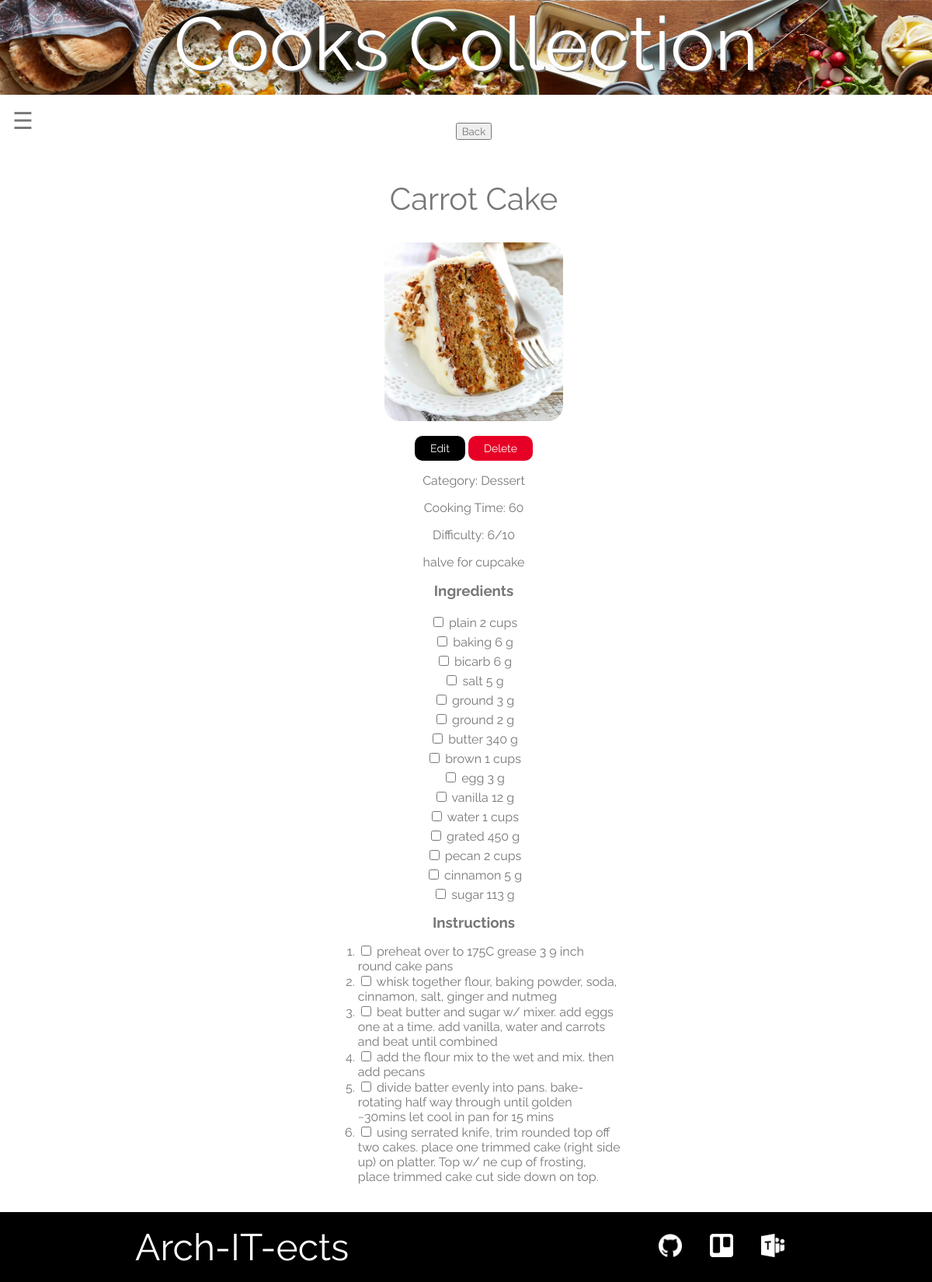
Screenshot of /view_recipe.php?id=72 with the database file from the repository.
### tables this page shows
CREATE TABLE IF NOT EXISTS `recipes` (
  `id` int(11) NOT NULL AUTO_INCREMENT,
  `category` varchar(80) NOT NULL,
  `name` varchar(80) NOT NULL,
  `description` longtext NOT NULL,
  `time` int(11) NOT NULL,
  `diff` int(11) NOT NULL,
  `ingredients` longtext,
  `instructions` longtext,
  `image` longtext NOT NULL,
  PRIMARY KEY (`id`)
);

### view_recipe.php (the view, shortened to what this page needs)
<!DOCTYPE html>
<html>
<head>
    <link rel="stylesheet" href="CSS/styles.css">
</head>
<body>
    <header class="main-header">
        <h1 class="team-name team-name-large">Cooks Collection</h1>
    </header>
    <div id="main">
        <span class="sticky" style="font-size:30px;cursor:pointer" onclick="openNav()">&#9776;</span>
        <?php
        $id = $_GET['id'];
        include('./PHP/connection.php');
        $sql = 'SELECT * FROM recipes WHERE id=' . $id;
        $result = mysqli_query($con, $sql);
        $row = mysqli_fetch_array($result);
            $name = $row['name'];
            $description = $row['description'];
            $category = $row['category'];
            $time = $row['time'];
            $diff = $row['diff'];
            $ingredients = unserialize($row['ingredients']);
            $instructions = unserialize($row['instructions']);
            $image = $row['image'];
            echo '
                    <section class="content-section">
                        <div class="recipe-display">
                        <div id="del-' . $id . '" class="confirm">
                            <span onclick="document.getElementById(\'del-' . $id . '\').style.display=\'none\'" class="close" title="Close">×</span>
                                <form method="POST" action="PHP/delete.php?id=' . $id . '">
                                </form>
                                <button type="button" onclick="document.getElementById(\'del-' . $id . '\').style.display=\'none\'">Cancel</button>
                          </div>
                        <div class="recipe">
                        <button class="center" type="button" onclick="javascript:history.back()">Back</button>
                            <br>
                        <h2 class="section-header">' . $name . '</h2>
                            <a href="images/recipe_images/' . $image . '">
                                <div class="recipe-picture" style="background-image: url(images/recipe_images/' . $image . ');"></div></a>
                                <br>
                                <span class="modify-buttons">
                                <form method="POST" action="edit.php?id=' . $id . '">
                                          <input type="submit" value="Edit">
                                      </form>
                                <button  onclick="document.getElementById(\'del-' . $id . '\').style.display=\'block\'">Delete</button>
                                </span>
                                <div class="text-center">
                                <p>Category: ' . $category . '</p>
                                <p>Cooking Time: ' . $time . '</p>
                                <p>Difficulty: ' . $diff . '/10</p>
                                <p>' . $description . '</p>
                                ';
            if ($ingredients !== false) {
                echo '<h3>Ingredients</h3><div class="ingredient-container">';
                foreach ($ingredients as $ingredient) {
                    if (!empty($ingredient['name'])) {
                        echo '<span><input type="checkbox" />  ' .$ingredient['name'] . ' ' . $ingredient['amount'] . ' ' . $ingredient['unit'] . '</span>';
                    }
                }
                echo '</div>';
            }
            if ($instructions !== false) {
                echo '<h3>Instructions</h3><div class="recipe-instructions"><ol>';
                foreach ($instructions as $instruction) {
                    if (!empty($instruction['step'])) {
                        echo '<li><input type="checkbox" /> ' . $instruction['step'] . '</li>';
                    }
                }
                echo '</ol></div>';
            }
            echo " </div>";
        ?>
        </div>
    </div>
    </section>
    </div>
    <div class="clear"></div>
    <footer class="main-footer">
        <div class="container main-footer-container">
            <h3 class="team-name">Arch-IT-ects</h3>
            <ul class="nav footer-nav">
                <li><a href="https://github.com/S3913624/COSC2635-Project" target="blank"><img src="Images/Github_Logo.png"></a></li>
                <li><a href="https://trello.com/b/GCaH8adM/oua-sp1-2022-the-arch-it-ects" target="blank"><img src="Images/Trello_Logo.png"></a></li>
                <li><a href="https://teams.microsoft.com/l/team/19%3avBpYPZcjTf3SApKH2JYja066DpDA_lI-27kDuzStrEI1%40thread.tacv2/conversations?groupId=a51a27be-9bbc-4199-a5fe-942d6e4c7973&tenantId=d1323671-cdbe-4417-b4d4-bdb24b51316b" target="blank"><img src="Images/MSTeams_Logo.png"></a></li>
            </ul>
        </div>
    </footer>
</body>
</html>

### CSS/styles.css (style rules this page uses)
* { box-sizing: border-box; font-family: Raleway; color: #777; }
html, body { margin: 0; padding: 0; min-width: 450px; }
header { position: sticky; top: 0; }
h1 { text-align: center; }
h3 { margin: 0.5em; text-align: center; }
a { text-decoration: none; }
.center { display: block; margin: auto; text-align: center; }
.sticky { position: fixed; top: 1; }
.main-header { background-image: url("Images/Header_Background.jpg"); background-blend-mode: multiply; background-size: cover; padding-bottom: 10px; left: 0; right: 0; }
.team-name { text-align: center; max-width: 1046px; margin: auto; font-size: 3em; font-family: "Raleway"; font-weight: normal; color: white; transition: 0.5s; }
.team-name-large { font-size: 6em; text-shadow: 2px 2px #777; }
#main { transition: margin-left 0.5s; padding: 16px; min-width: 350px; }
.content-section { text-align: justify; width: 90%; margin: auto; }
.container { max-width: 900px; margin: 0 auto; padding: 0 1.5em; }
.section-header { font-family: "Raleway"; font-weight: normal; color: #777; text-align: center; font-size: 2.5em; }
.recipe-display .text-center { text-align: center; }
.recipe-instructions { margin: 0 20%; text-align: left; }
.ingredient-container { margin: 15px 20%; display: flex; flex-direction: column; }
.ingredient-container span { margin-top: 5px; }
.nav li { display: inline; }
.nav a { display: inline-block; padding: 0.5em; color: white; text-decoration: none; }
.main-footer { background-color: black; color: white; padding: 0.25em; position: fixed; width: 100%; bottom: 0; z-index: 1; }
.main-footer-container { display: flex; align-items: center; }
.main-footer-container ul { flex-grow: 1; text-align: end; }
.footer-nav li { padding: 0 0.5em; }
.footer-nav img { width: 30px; height: 30px; }
.clear { clear: both; height: 90px; }
.modify-buttons { display: block; margin: auto; text-align: center; }
.modify-buttons form { display: inline; margin: auto; text-align: center; }
.recipe-display { width: 60%; margin: auto; }
.recipe-display .recipe { width: 100%; margin: 20px 10px; }
.recipe-display .recipe .recipe-picture { border-radius: 20px; width: 230px; height: 230px; background-color: rgb(122, 122, 122); background-position: center; background-repeat: no-repeat; background-size: cover; margin: auto; }
input[type="submit" i] { background: #000; color: #fff; font-size: 14px; padding: 8px 20px; border-radius: 10px; border: none; cursor: pointer; }
.modify-buttons button { background: #e70026; color: #fff; font-size: 14px; padding: 8px 20px; border-radius: 10px; border: none; cursor: pointer; }

### rows the page displays
recipes: name "Carrot Cake", image (picture), category "Dessert", time "60", diff "6", description "halve for cupcake"

### other values shown
$ingredient['name'] "plain"
$ingredient['amount'] "2"
$ingredient['unit'] "cups"
$ingredient['name'] "baking"
$ingredient['amount'] "6"
$ingredient['unit'] "g"
$ingredient['name'] "bicarb"
$ingredient['name'] "salt"
$ingredient['amount'] "5"
$ingredient['name'] "ground"
$ingredient['amount'] "3"
$ingredient['name'] "butter"
$ingredient['amount'] "340"
$ingredient['name'] "brown"
$ingredient['amount'] "1"
